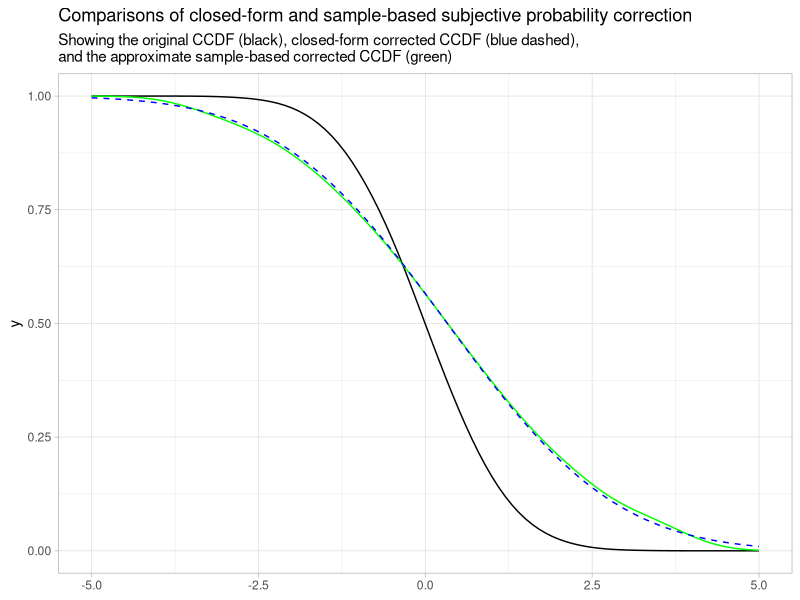

Here is the R script that generated this plot:
## ---- chunk 1
library(ggplot2)
## ---- chunk 2
set.seed(1234)
x = rnorm(10000)
## ---- chunk 3
probit = qnorm
inv_probit = pnorm
alpha = -0.33
beta = 2
lpr = function(p) inv_probit(alpha + beta * probit(p))
inv_lpr = function(p) inv_probit((probit(p) - alpha) / beta)
## ---- chunk 4
# we use cut and adjust to increase the bandwidth and ensure density further
# into the tails of the distribution so that we can apply the correction
# outside the range of the samples
f_x = density(x, cut = 10, adjust = 2)
cdf = approxfun(f_x$x, cumsum(f_x$y) / sum(f_x$y))

ccdf = function(x) 1 - cdf(x)
inv_lpr_ccdf = function(x) inv_lpr(ccdf(x))
## ---- chunk 5
ggplot() +
  stat_function(fun = ccdf, color = "black") +
  stat_function(fun = inv_lpr_ccdf, color = "green") +
  stat_function(fun = \(x) 1 - pnorm(x, -alpha, beta), color = "blue", linetype = "dashed") +
  xlim(-5, 5) +
  theme_light() +
  labs(
    title = "Comparisons of closed-form and sample-based subjective probability correction",
    subtitle = "Showing the original CCDF (black), closed-form corrected CCDF (blue dashed),\nand the approximate sample-based corrected CCDF (green)"
  )
